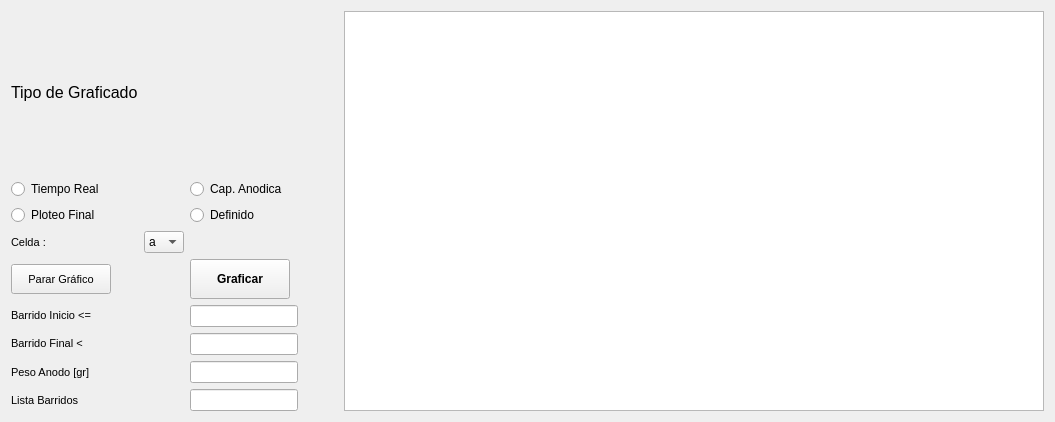
         <widget class="QWidget" name="Graficado">
          <attribute name="title">
           <string>Graficado</string>
          </attribute>
          <layout class="QHBoxLayout" name="horizontalLayout_3">
           <item>
            <layout class="QGridLayout" name="gridLayout_5">
             <property name="sizeConstraint">
              <enum>QLayout::SetMaximumSize</enum>
             </property>
             <item row="17" column="0">
              <widget class="QLabel" name="label_23">
               <property name="font">
                <font>
                 <pointsize>8</pointsize>
                </font>
               </property>
               <property name="text">
                <string>Barrido Final &lt;</string>
               </property>
              </widget>
             </item>
             <item row="14" column="2">
              <widget class="QLineEdit" name="LEBarIn">
               <property name="sizePolicy">
                <sizepolicy hsizetype="Fixed" vsizetype="Fixed">
                 <horstretch>0</horstretch>
                 <verstretch>0</verstretch>
                </sizepolicy>
               </property>
               <property name="minimumSize">
                <size>
                 <width>100</width>
                 <height>0</height>
                </size>
               </property>
              </widget>
             </item>
             <item row="5" column="2">
              <widget class="QRadioButton" name="RDdefinido">
               <property name="text">
                <string>Definido</string>
               </property>
              </widget>
             </item>
             <item row="8" column="2">
              <widget class="QPushButton" name="BotPlot">
               <property name="sizePolicy">
                <sizepolicy hsizetype="Fixed" vsizetype="Fixed">
                 <horstretch>0</horstretch>
                 <verstretch>0</verstretch>
                </sizepolicy>
               </property>
               <property name="minimumSize">
                <size>
                 <width>100</width>
                 <height>40</height>
                </size>
               </property>
               <property name="font">
                <font>
                 <pointsize>9</pointsize>
                 <weight>75</weight>
                 <italic>false</italic>
                 <bold>true</bold>
                 <underline>false</underline>
                 <stylestrategy>PreferDefault</stylestrategy>
                 <kerning>false</kerning>
                </font>
               </property>
               <property name="text">
                <string>Graficar</string>
               </property>
              </widget>
             </item>
             <item row="19" column="2">
              <widget class="QLineEdit" name="LELisBarridos">
               <property name="sizePolicy">
                <sizepolicy hsizetype="Fixed" vsizetype="Fixed">
                 <horstretch>0</horstretch>
                 <verstretch>0</verstretch>
                </sizepolicy>
               </property>
              </widget>
             </item>
             <item row="6" column="1">
              <widget class="QComboBox" name="cmbCelPlot">
               <property name="sizePolicy">
                <sizepolicy hsizetype="Fixed" vsizetype="Fixed">
                 <horstretch>0</horstretch>
                 <verstretch>0</verstretch>
                </sizepolicy>
               </property>
               <item>
                <property name="text">
                 <string>a</string>
                </property>
               </item>
               <item>
                <property name="text">
                 <string>b</string>
                </property>
               </item>
               <item>
                <property name="text">
                 <string>c</string>
                </property>
               </item>
               <item>
                <property name="text">
                 <string>d</string>
                </property>
               </item>
               <item>
                <property name="text">
                 <string>e</string>
                </property>
               </item>
               <item>
                <property name="text">
                 <string>f</string>
                </property>
               </item>
               <item>
                <property name="text">
                 <string>g</string>
                </property>
               </item>
               <item>
                <property name="text">
                 <string>h</string>
                </property>
               </item>
               <item>
                <property name="text">
                 <string>i</string>
                </property>
               </item>
               <item>
                <property name="text">
                 <string>j</string>
                </property>
               </item>
               <item>
                <property name="text">
                 <string>k</string>
                </property>
               </item>
               <item>
                <property name="text">
                 <string>l</string>
                </property>
               </item>
               <item>
                <property name="text">
                 <string>m</string>
                </property>
               </item>
               <item>
                <property name="text">
                 <string>n</string>
                </property>
               </item>
               <item>
                <property name="text">
                 <string>o</string>
                </property>
               </item>
               <item>
                <property name="text">
                 <string>p</string>
                </property>
               </item>
              </widget>
             </item>
             <item row="14" column="0">
              <widget class="QLabel" name="label_24">
               <property name="font">
                <font>
                 <pointsize>8</pointsize>
                </font>
               </property>
               <property name="text">
                <string>Barrido Inicio &lt;= </string>
               </property>
              </widget>
             </item>
             <item row="18" column="0">
              <widget class="QLabel" name="label_14">
               <property name="font">
                <font>
                 <pointsize>8</pointsize>
                </font>
               </property>
               <property name="text">
                <string>Peso Anodo [gr]</string>
               </property>
              </widget>
             </item>
             <item row="18" column="2">
              <widget class="QLineEdit" name="LEPesoAnodo">
               <property name="sizePolicy">
                <sizepolicy hsizetype="Fixed" vsizetype="Fixed">
                 <horstretch>0</horstretch>
                 <verstretch>0</verstretch>
                </sizepolicy>
               </property>
              </widget>
             </item>
             <item row="6" column="0">
              <widget class="QLabel" name="label_21">
               <property name="font">
                <font>
                 <pointsize>8</pointsize>
                </font>
               </property>
               <property name="text">
                <string>Celda : </string>
               </property>
              </widget>
             </item>
             <item row="17" column="2">
              <widget class="QLineEdit" name="LEBarFin">
               <property name="sizePolicy">
                <sizepolicy hsizetype="Fixed" vsizetype="Fixed">
                 <horstretch>0</horstretch>
                 <verstretch>0</verstretch>
                </sizepolicy>
               </property>
               <property name="minimumSize">
                <size>
                 <width>100</width>
                 <height>0</height>
                </size>
               </property>
              </widget>
             </item>
             <item row="19" column="0">
              <widget class="QLabel" name="label_12">
               <property name="font">
                <font>
                 <pointsize>8</pointsize>
                </font>
               </property>
               <property name="text">
                <string>Lista Barridos</string>
               </property>
              </widget>
             </item>
             <item row="1" column="0">
              <widget class="QLabel" name="label_17">
               <property name="font">
                <font>
                 <pointsize>12</pointsize>
                </font>
               </property>
               <property name="text">
                <string>Tipo de Graficado</string>
               </property>
              </widget>
             </item>
             <item row="2" column="2">
              <widget class="QRadioButton" name="RBCapac">
               <property name="text">
                <string>Cap. Anodica</string>
               </property>
              </widget>
             </item>
             <item row="8" column="0">
              <widget class="QPushButton" name="BotParaPlot">
               <property name="sizePolicy">
                <sizepolicy hsizetype="Fixed" vsizetype="Fixed">
                 <horstretch>0</horstretch>
                 <verstretch>0</verstretch>
                </sizepolicy>
               </property>
               <property name="minimumSize">
                <size>
                 <width>100</width>
                 <height>30</height>
                </size>
               </property>
               <property name="font">
                <font>
                 <pointsize>8</pointsize>
                 <weight>50</weight>
                 <italic>false</italic>
                 <bold>false</bold>
                 <underline>false</underline>
                 <stylestrategy>PreferDefault</stylestrategy>
                 <kerning>false</kerning>
                </font>
               </property>
               <property name="text">
                <string>Parar Gráfico</string>
               </property>
              </widget>
             </item>
             <item row="2" column="0">
              <widget class="QRadioButton" name="RBTiemReal">
               <property name="text">
                <string>Tiempo Real</string>
               </property>
              </widget>
             </item>
             <item row="5" column="0">
              <widget class="QRadioButton" name="RBPlotFin_2">
               <property name="text">
                <string>Ploteo Final</string>
               </property>
              </widget>
             </item>
             <item row="1" column="2">
              <spacer name="verticalSpacer_3">
               <property name="orientation">
                <enum>Qt::Vertical</enum>
               </property>
               <property name="sizeHint" stdset="0">
                <size>
                 <width>20</width>
                 <height>40</height>
                </size>
               </property>
              </spacer>
             </item>
            </layout>
           </item>
           <item>
            <spacer name="horizontalSpacer_2">
             <property name="orientation">
              <enum>Qt::Horizontal</enum>
             </property>
             <property name="sizeHint" stdset="0">
              <size>
               <width>40</width>
               <height>20</height>
              </size>
             </property>
            </spacer>
           </item>
           <item>
            <widget class="GraphicsLayoutWidget" name="plot">
             <property name="enabled">
              <bool>true</bool>
             </property>
             <property name="sizePolicy">
              <sizepolicy hsizetype="Preferred" vsizetype="Preferred">
               <horstretch>0</horstretch>
               <verstretch>0</verstretch>
              </sizepolicy>
             </property>
             <property name="minimumSize">
              <size>
               <width>700</width>
               <height>400</height>
              </size>
             </property>
             <property name="maximumSize">
              <size>
               <width>16777215</width>
               <height>16777215</height>
              </size>
             </property>
            </widget>
           </item>
          </layout>
         </widget>
